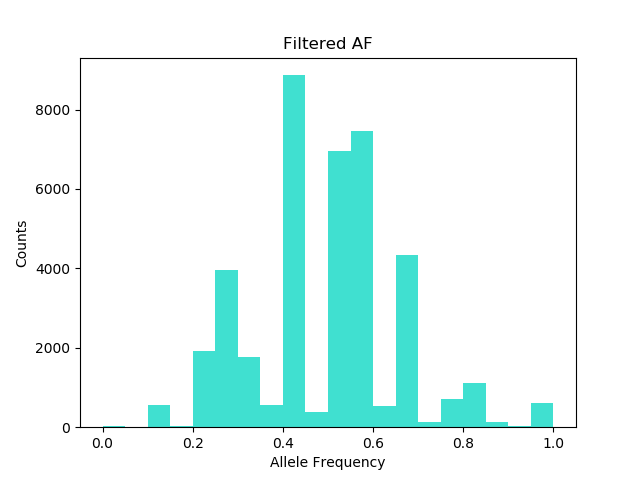

Generate this figure with Python:
#!/usr/bin/env python

"""
Usage: ./vcfplot.py
"""

import sys
import pandas as pd
import numpy as np
import matplotlib.pyplot as plt
import os

vcol = []
afnum = []

vcffile = open( sys.argv[1] )
for line in vcffile:
    if line.startswith ("#"):
        continue
    else:
        line = line.split()
        vcfcol = line[7].split(";")
        
    af = vcfcol[3][3:]
    if "," in af:
        af = af.split(",")
        for i in af:
            afnum.append(float(i))
    else:
        afnum.append(float(af))
        
# print afnum
        
        
            
    
plt.figure()
plt.hist(afnum, bins = 20, facecolor = 'turquoise')
plt.title("Filtered AF")
plt.xlabel("Allele Frequency")
plt.ylabel("Counts")
plt.savefig( "vcfplot" + ".png")
plt.close()
